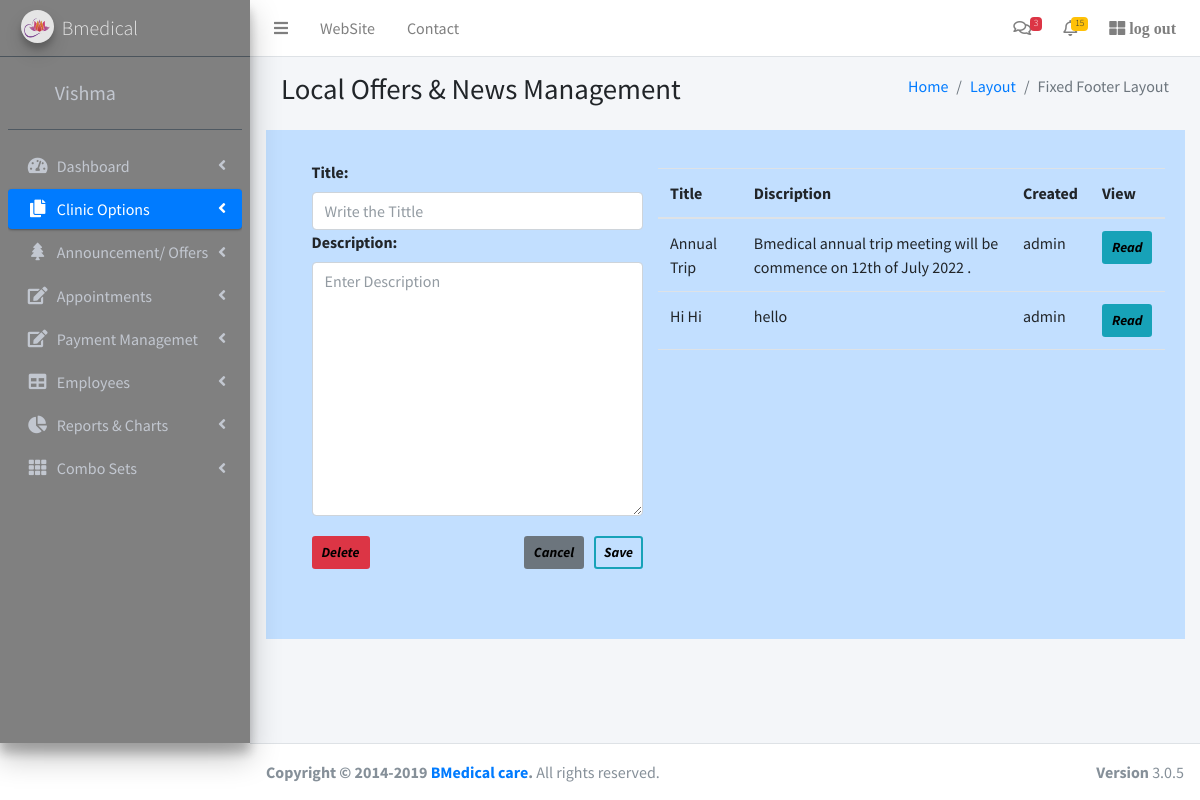
The page /website/newsdetails2/ (signed in) on the database its author committed.
### appsample/models.py (models this page shows, shortened)
class News2(models.Model):
    title = models.CharField(max_length = 500, null=True, blank=True)
    description = models.CharField(max_length = 5000, null=True, blank=True)
    created_by = models.CharField(max_length=100, null=True, blank=True)
    created_at = models.DateTimeField(auto_now_add=True, null=True, blank=True)
    readers = models.ManyToManyField(User)

### website/views.py (the view)
# urls.py: re_path(r'^newsdetails2/(?P<pk>\d+)?$', views.newsdetails2, name = 'newsdetails2'),
def newsdetails2 (request, pk=None):
	already_read = request.user.news2_set.all()
	model = News2.objects.get(pk=pk) if pk else News2()
	data = News2.objects.all()
	data = data.difference(already_read)
	if request.POST.get('save'):
		form = NewsForm2(request.POST, instance=model)
		if form.is_valid():
			crby = News2(created_by = request.user, title = request.POST.get('title'), description = request.POST.get('description') )
			crby.save()
			messages.success(request, "Add Successfully")
			return redirect('/website/newsdetails2')
	else:
		form = NewsForm2(instance=model)
		if request.POST:
			model.delete()
			messages.warning(request, "Delete Successfully")
			return redirect('/website/newsdetails2')
	context = {'form':form, 'data':data}
	return render(request, 'news2.html', context)

### website/forms.py
class NewsForm2(ModelForm):
	class Meta:
		model = News
		exclude = ['readers', 'created_by' ]
		widgets = {
			'title':TextInput(attrs = {'class':'form-control', 'placeholder':'Write the Tittle'}),
			'description':Textarea(attrs = {'class':'form-control', 'placeholder':'Enter Description'}),
		}

### website/templates/news2.html (shortened to what this page needs)
{% extends 'main.html' %}
{% load static %}
{% block content %}
<div class="content">
<section class="content-header">
  <div class="container-fluid">
    <div class="row mb-2">
      <div class="col-sm-6">
        <h1>Local Offers & News Management</h1>
      </div>
      <div class="col-sm-6">
        <ol class="breadcrumb float-sm-right">
          <li class="breadcrumb-item"><a href="#">Home</a></li>
          <li class="breadcrumb-item"><a href="#">Layout</a></li>
          <li class="breadcrumb-item active">Fixed Footer Layout</li>
        </ol>
      </div>
    </div>
  </div>
</section>
<div style="background-color:#C2DFFF; padding-top:30px; padding-bottom:70px; padding-left:20px; padding-right:20px;"  >
<div class="row">
<div class="col-md-5">
<form method = "POST"  style="margin-left:10px;" class="pl-3">
{{form}}
         <input type="submit" value="Save " name="save" style="color: black; margin-top:20px;" class="btn btn-outline-info  border-2 fw-bold btn-sm fst-italic float-end">
         <input type="submit" value="Delete" style="color: black; margin-top:20px;" class="btn btn-danger  border-2 fw-bold btn-sm fst-italic float-left">
         <input type="reset"  value="Cancel" style="color: black; margin-top:20px; margin-right: 10px;" class="btn btn-secondary  border-2 fw-bold btn-sm fst-italic float-end">
      </form>
</div>
    	<div class="col-md-7 mt-2 ml-auto table-responsive " >
    		<table class="table table-hover tbl-mgt">
    			<thead>
    				<tr>
    					<th scope="col">Title</th>
                  <th scope="col">Discription</th>
                  <th scope="col">Created</th>
						<th scope="col" colspan="2">View</th>
    				</tr>
    			</thead>
    			<tbody>
					{% for d in data %}
					<tr>
						<td>{{d.title}}</td>
						<td>{{d.description}}</td>
                  <td>{{d.created_by}}</td>
						<td>
                     <a class="btn btn-info btn-sm border-2 fst-italic fw-bold" href = "{{d.id}}"
              style="color: black;"  id="btnView" >Read</a>
                  </td>
					</tr>
					{% endfor %}
				</tbody>
    		</table>
    	</div>
</div>
</div>
</div>
{% endblock %}

### appsample/templates/main.html (shortened to what this page needs)
<!DOCTYPE html>
<html>
{% load static %}
	<head>
		<link href="https://cdn.jsdelivr.net/npm/bootstrap@5.1.1/dist/css/bootstrap.min.css"
		rel="stylesheet"
>
		  <link rel="stylesheet" href="https://stackpath.bootstrapcdn.com/bootstrap/4.1.3/css/bootstrap.min.css" >
      <link rel="stylesheet" href="https://cdnjs.cloudflare.com/ajax/libs/Chart.js/2.8.0/Chart.min.css" >
  		<link rel="stylesheet" href="https://use.fontawesome.com/releases/v5.6.1/css/all.css" >
	   	<link href="https://cdn.jsdelivr.net/npm/bootstrap@5.1.1/dist/css/bootstrap.min.css" rel="stylesheet">
      <link rel="stylesheet" href="{% static 'plugins/fontawesome-free/css/all.min.css' %}">
      <link rel="stylesheet" href="https://code.ionicframework.com/ionicons/2.0.1/css/ionicons.min.css">
      <link rel="stylesheet" href="{% static 'dist/css/adminlte.min.css' %}">
      <link rel="stylesheet" href="{% static 'plugins/datatables-bs4/css/dataTables.bootstrap4.min.css' %}">
      <link rel="stylesheet" href="{% static 'plugins/datatables-responsive/css/responsive.bootstrap4.min.css' %}">
      <link rel="stylesheet" href="{% static 'dist/css/adminlte.min.css' %}">
      <link href="https://cdn.jsdelivr.net/npm/select2@4.1.0-rc.0/dist/css/select2.min.css" rel="stylesheet" />
	</head>
	<body class="hold-transition sidebar-mini layout-footer-fixed">
<div class="wrapper">
  <nav class="main-header navbar navbar-expand navbar-white navbar-light">
    <ul class="navbar-nav">
      <li class="nav-item">
        <a class="nav-link" data-widget="pushmenu" href="#" role="button"><i class="fa fa-bars"></i></a>
      </li>
      <li class="nav-item d-none d-sm-inline-block">
        <a href="{% url 'dashboard' %}" class="nav-link">WebSite</a>
      </li>
      <li class="nav-item d-none d-sm-inline-block">
        <a href="#" class="nav-link">Contact</a>
      </li>
    </ul>
    <ul class="navbar-nav ml-auto">
      <li class="nav-item dropdown">
        <a class="nav-link" data-toggle="dropdown" href="#">
          <i class="far fa-comments"></i>
          <span class="badge badge-danger navbar-badge">3</span>
        </a>
      </li>
      <li class="nav-item dropdown">
        <a class="nav-link" data-toggle="dropdown" href="#">
          <span class="badge badge-warning navbar-badge">15</span>
        </a>
      </li>
      <li class="nav-item">
        <a class="nav-link" href="{% url 'logout' %}" > <i class="fas fa-th-large"> log out </i>
        </a>
      </li>
    </ul>
  </nav>
<aside class="main-sidebar sidebar-dark-primary elevation-4" style="background-color: gray;" >
    <a href="../../index3.html" class="brand-link">
      <img src="{% static 'dist/img/lotus.png' %}"
           class="brand-image img-circle elevation-3"
           style="opacity: .8">
      <span class="brand-text font-weight-light">Bmedical</span>
    </a>
    <div class="sidebar">
      <div class="user-panel mt-3 pb-3 mb-3 d-flex">
        <div class="image">
        </div>
        <div class="info">
          <a href="#" class="d-block ml-4 fs-5">{{request.user}}</a>
        </div>
      </div>
      <nav class="mt-2">
        <ul class="nav nav-pills nav-sidebar flex-column" data-widget="treeview" role="menu" data-accordion="false">
          <li class="nav-item has-treeview">
            <a href="{% url 'dashboard' %}" class="nav-link">
              <i class="nav-icon fas fa-tachometer-alt"></i>
              <p>
                Dashboard
                <i class="right fas fa-angle-left"></i>
              </p>
            </a>
          </li>
          <li class="nav-item has-treeview ">
            <a href="#" class="nav-link active">
              <i class="nav-icon fas fa-copy"></i>
              <p>
                Clinic Options
                <i class="fas fa-angle-left right"></i>
              </p>
            </a>
          </li>
          <li class="nav-item has-treeview">
            <a href="#" class="nav-link">
              <i class="nav-icon fas fa-tree"></i>
              <p>
                Announcement/ Offers
                <i class="fas fa-angle-left right"></i>
              </p>
            </a>
          </li>
          <li class="nav-item has-treeview">
            <a href="#" class="nav-link">
              <i class="nav-icon fas fa-edit"></i>
              <p>
                Appointments
                <i class="fas fa-angle-left right"></i>
              </p>
            </a>
          </li>
          <li class="nav-item has-treeview">
            <a href="#" class="nav-link">
              <i class="nav-icon fas fa-edit"></i>
              <p>
                Payment Managemet
                <i class="fas fa-angle-left right"></i>
              </p>
            </a>
          </li>
          <li class="nav-item has-treeview">
            <a href="#" class="nav-link">
              <i class="nav-icon fas fa-table"></i>
              <p>
                Employees
                <i class="fas fa-angle-left right"></i>
              </p>
            </a>
          </li>
          <li class="nav-item has-treeview">
            <a href="#" class="nav-link">
              <i class="nav-icon fas fa-chart-pie"></i>
              <p>
                Reports & Charts
                <i class="right fas fa-angle-left"></i>
              </p>
            </a>
          </li>
          <li class="nav-item has-treeview">
            <a href="#" class="nav-link">
              <i class="nav-icon fas fa-th"></i>
              <p>
                Combo Sets
                <i class="fas fa-angle-left right"></i>
              </p>
            </a>
          </li>
        </ul>
      </nav>
    </div>
</aside>
  <div class="content-wrapper">
    <section class="content">
      <div class="container-fluid">
        <div class="row">
          <div class="col-12">
            {% block content%}
            {% endblock %}
          </div>
        </div>
      </div>
    </section>
  </div>
  <footer class="main-footer">
    <div class="float-right d-none d-sm-block">
      <b>Version</b> 3.0.5
    </div>
    <strong>Copyright &copy; 2014-2019 <a href="#">BMedical care</a>.</strong> All rights
    reserved.
  </footer>
</div>
</body>
</html>

### rows shown on the page
News2: title "Annual Trip", description "Bmedical annual trip meeting will be commence on 12th of July 2022 .", created_by "admin"
News2: title "Hi Hi", description "hello", created_by "admin"

### other values the page prints
{{ request.user }} "Vishma"
